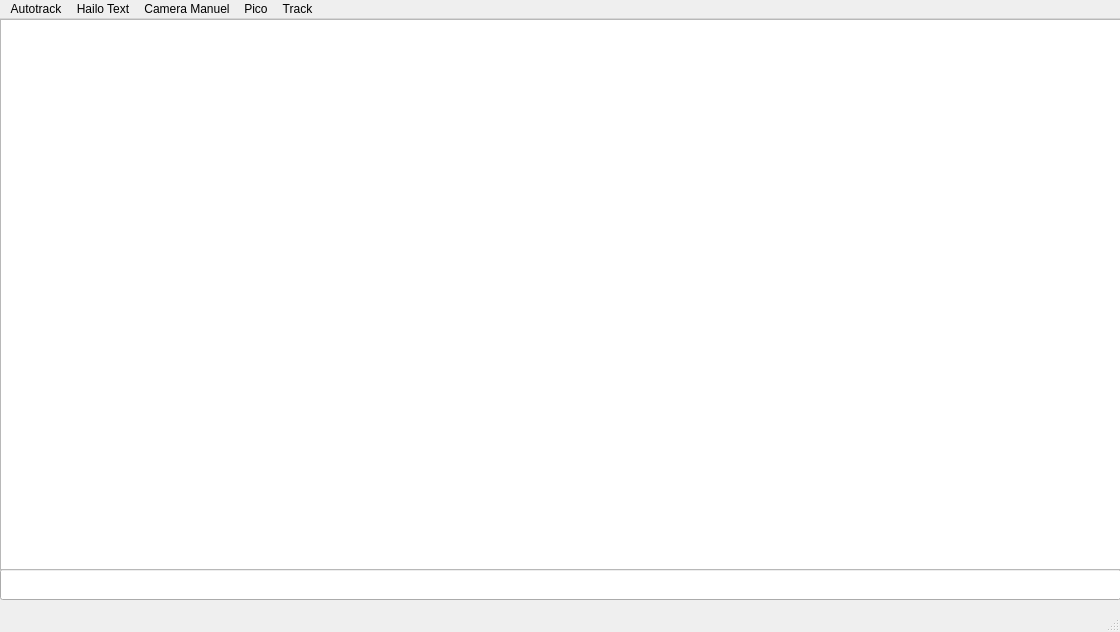
<?xml version="1.0" encoding="UTF-8"?>
<ui version="4.0">
 <class>MainWindow</class>
 <widget class="QMainWindow" name="MainWindow">
  <property name="geometry">
   <rect>
    <x>0</x>
    <y>0</y>
    <width>1120</width>
    <height>632</height>
   </rect>
  </property>
  <property name="windowTitle">
   <string>MainWindow</string>
  </property>
  <widget class="QWidget" name="centralwidget">
   <widget class="QLineEdit" name="lineEdit">
    <property name="geometry">
     <rect>
      <x>0</x>
      <y>550</y>
      <width>1121</width>
      <height>31</height>
     </rect>
    </property>
   </widget>
   <widget class="QPlainTextEdit" name="plainTextEdit">
    <property name="geometry">
     <rect>
      <x>0</x>
      <y>0</y>
      <width>1121</width>
      <height>551</height>
     </rect>
    </property>
   </widget>
  </widget>
  <widget class="QMenuBar" name="menubar">
   <property name="geometry">
    <rect>
     <x>0</x>
     <y>0</y>
     <width>1120</width>
     <height>19</height>
    </rect>
   </property>
   <property name="defaultUp">
    <bool>true</bool>
   </property>
   <widget class="QMenu" name="menuAutotrack">
    <property name="title">
     <string>Autotrack</string>
    </property>
    <addaction name="actionAutotrack_on"/>
    <addaction name="actionAutotrack_off"/>
   </widget>
   <widget class="QMenu" name="menuHailo_Text">
    <property name="title">
     <string>Hailo Text</string>
    </property>
    <addaction name="actionshow_text"/>
    <addaction name="actionHide_text"/>
   </widget>
   <widget class="QMenu" name="menuCamera_Manuel">
    <property name="title">
     <string>Camera Manuel</string>
    </property>
    <addaction name="actionHorsontal"/>
    <addaction name="actionVertical"/>
    <addaction name="actionboth"/>
   </widget>
   <widget class="QMenu" name="menuReset_pico">
    <property name="title">
     <string>Pico</string>
    </property>
    <addaction name="actionReset"/>
   </widget>
   <widget class="QMenu" name="menuTrack">
    <property name="title">
     <string>Track</string>
    </property>
    <addaction name="actionShift_search_label"/>
   </widget>
   <addaction name="menuAutotrack"/>
   <addaction name="menuHailo_Text"/>
   <addaction name="menuCamera_Manuel"/>
   <addaction name="menuReset_pico"/>
   <addaction name="menuTrack"/>
  </widget>
  <widget class="QStatusBar" name="statusbar"/>
  <action name="actionAutotrack_on">
   <property name="text">
    <string>Autotrack on</string>
   </property>
   <property name="shortcut">
    <string>Ctrl+O</string>
   </property>
  </action>
  <action name="actionAutotrack_off">
   <property name="text">
    <string>Autotrack off</string>
   </property>
   <property name="shortcut">
    <string>Ctrl+F</string>
   </property>
  </action>
  <action name="actionshow_text">
   <property name="text">
    <string>Show text</string>
   </property>
   <property name="shortcut">
    <string>Ctrl+T</string>
   </property>
  </action>
  <action name="actionHide_text">
   <property name="text">
    <string>Hide text</string>
   </property>
   <property name="shortcut">
    <string>Ctrl+H</string>
   </property>
  </action>
  <action name="actionHorsontal">
   <property name="text">
    <string>Horisontal</string>
   </property>
   <property name="shortcut">
    <string>Ctrl+H</string>
   </property>
  </action>
  <action name="actionVertical">
   <property name="text">
    <string>Vertikal</string>
   </property>
   <property name="shortcut">
    <string>Ctrl+V</string>
   </property>
  </action>
  <action name="actionReset">
   <property name="text">
    <string>Reset</string>
   </property>
   <property name="shortcut">
    <string>Ctrl+R</string>
   </property>
  </action>
  <action name="actionboth">
   <property name="text">
    <string>Both</string>
   </property>
   <property name="shortcut">
    <string>Ctrl+B</string>
   </property>
  </action>
  <action name="actionShift_search_label">
   <property name="text">
    <string>Shift search label</string>
   </property>
   <property name="toolTip">
    <string>Shift search label</string>
   </property>
   <property name="shortcut">
    <string>Ctrl+S</string>
   </property>
  </action>
 </widget>
 <resources/>
 <connections/>
</ui>
